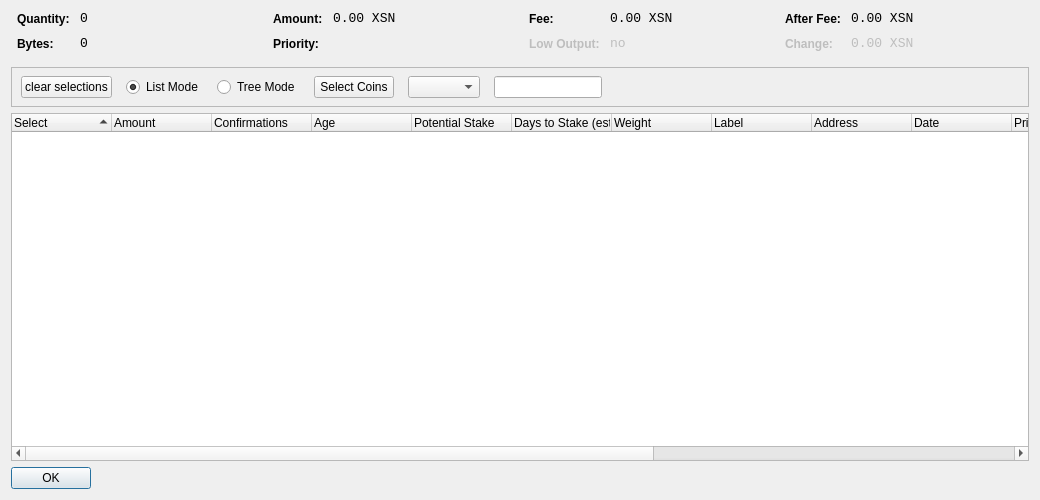
<?xml version="1.0" encoding="UTF-8"?>
<ui version="4.0">
 <class>CoinControlDialog</class>
 <widget class="QDialog" name="CoinControlDialog">
  <property name="geometry">
   <rect>
    <x>0</x>
    <y>0</y>
    <width>1040</width>
    <height>500</height>
   </rect>
  </property>
  <property name="windowTitle">
   <string>Coin Control</string>
  </property>
  <layout class="QVBoxLayout" name="verticalLayout">
   <item>
    <layout class="QHBoxLayout" name="horizontalLayoutTop" stretch="0,0,0,0">
     <property name="topMargin">
      <number>0</number>
     </property>
     <property name="bottomMargin">
      <number>10</number>
     </property>
     <item>
      <layout class="QFormLayout" name="formLayoutCoinControl1">
       <property name="horizontalSpacing">
        <number>10</number>
       </property>
       <property name="verticalSpacing">
        <number>10</number>
       </property>
       <property name="leftMargin">
        <number>6</number>
       </property>
       <property name="rightMargin">
        <number>6</number>
       </property>
       <item row="0" column="0">
        <widget class="QLabel" name="labelCoinControlQuantityText">
         <property name="styleSheet">
          <string notr="true">font-weight:bold;</string>
         </property>
         <property name="text">
          <string>Quantity:</string>
         </property>
        </widget>
       </item>
       <item row="0" column="1">
        <widget class="QLabel" name="labelCoinControlQuantity">
         <property name="font">
          <font>
           <family>Monospace</family>
           <pointsize>10</pointsize>
          </font>
         </property>
         <property name="cursor">
          <cursorShape>IBeamCursor</cursorShape>
         </property>
         <property name="contextMenuPolicy">
          <enum>Qt::ActionsContextMenu</enum>
         </property>
         <property name="text">
          <string>0</string>
         </property>
         <property name="textInteractionFlags">
          <set>Qt::LinksAccessibleByMouse|Qt::TextSelectableByKeyboard|Qt::TextSelectableByMouse</set>
         </property>
        </widget>
       </item>
       <item row="1" column="0">
        <widget class="QLabel" name="labelCoinControlBytesText">
         <property name="styleSheet">
          <string notr="true">font-weight:bold;</string>
         </property>
         <property name="text">
          <string>Bytes:</string>
         </property>
        </widget>
       </item>
       <item row="1" column="1">
        <widget class="QLabel" name="labelCoinControlBytes">
         <property name="font">
          <font>
           <family>Monospace</family>
           <pointsize>10</pointsize>
          </font>
         </property>
         <property name="cursor">
          <cursorShape>IBeamCursor</cursorShape>
         </property>
         <property name="contextMenuPolicy">
          <enum>Qt::ActionsContextMenu</enum>
         </property>
         <property name="text">
          <string>0</string>
         </property>
         <property name="textInteractionFlags">
          <set>Qt::LinksAccessibleByMouse|Qt::TextSelectableByKeyboard|Qt::TextSelectableByMouse</set>
         </property>
        </widget>
       </item>
      </layout>
     </item>
     <item>
      <layout class="QFormLayout" name="formLayoutCoinControl2">
       <property name="horizontalSpacing">
        <number>10</number>
       </property>
       <property name="verticalSpacing">
        <number>10</number>
       </property>
       <property name="leftMargin">
        <number>6</number>
       </property>
       <property name="rightMargin">
        <number>6</number>
       </property>
       <item row="0" column="0">
        <widget class="QLabel" name="labelCoinControlAmountText">
         <property name="styleSheet">
          <string notr="true">font-weight:bold;</string>
         </property>
         <property name="text">
          <string>Amount:</string>
         </property>
        </widget>
       </item>
       <item row="0" column="1">
        <widget class="QLabel" name="labelCoinControlAmount">
         <property name="font">
          <font>
           <family>Monospace</family>
           <pointsize>10</pointsize>
          </font>
         </property>
         <property name="cursor">
          <cursorShape>IBeamCursor</cursorShape>
         </property>
         <property name="contextMenuPolicy">
          <enum>Qt::ActionsContextMenu</enum>
         </property>
         <property name="text">
          <string>0.00 XSN</string>
         </property>
         <property name="textInteractionFlags">
          <set>Qt::LinksAccessibleByMouse|Qt::TextSelectableByKeyboard|Qt::TextSelectableByMouse</set>
         </property>
        </widget>
       </item>
       <item row="1" column="0">
        <widget class="QLabel" name="labelCoinControlPriorityText">
         <property name="styleSheet">
          <string notr="true">font-weight:bold;</string>
         </property>
         <property name="text">
          <string>Priority:</string>
         </property>
        </widget>
       </item>
       <item row="1" column="1">
        <widget class="QLabel" name="labelCoinControlPriority">
         <property name="font">
          <font>
           <family>Monospace</family>
           <pointsize>10</pointsize>
          </font>
         </property>
         <property name="cursor">
          <cursorShape>IBeamCursor</cursorShape>
         </property>
         <property name="contextMenuPolicy">
          <enum>Qt::ActionsContextMenu</enum>
         </property>
         <property name="text">
          <string/>
         </property>
         <property name="textInteractionFlags">
          <set>Qt::LinksAccessibleByMouse|Qt::TextSelectableByKeyboard|Qt::TextSelectableByMouse</set>
         </property>
        </widget>
       </item>
      </layout>
     </item>
     <item>
      <layout class="QFormLayout" name="formLayoutCoinControl3">
       <property name="horizontalSpacing">
        <number>10</number>
       </property>
       <property name="verticalSpacing">
        <number>10</number>
       </property>
       <property name="leftMargin">
        <number>6</number>
       </property>
       <property name="rightMargin">
        <number>6</number>
       </property>
       <item row="0" column="0">
        <widget class="QLabel" name="labelCoinControlFeeText">
         <property name="styleSheet">
          <string notr="true">font-weight:bold;</string>
         </property>
         <property name="text">
          <string>Fee:</string>
         </property>
        </widget>
       </item>
       <item row="0" column="1">
        <widget class="QLabel" name="labelCoinControlFee">
         <property name="font">
          <font>
           <family>Monospace</family>
           <pointsize>10</pointsize>
          </font>
         </property>
         <property name="cursor">
          <cursorShape>IBeamCursor</cursorShape>
         </property>
         <property name="contextMenuPolicy">
          <enum>Qt::ActionsContextMenu</enum>
         </property>
         <property name="text">
          <string>0.00 XSN</string>
         </property>
         <property name="textInteractionFlags">
          <set>Qt::LinksAccessibleByMouse|Qt::TextSelectableByKeyboard|Qt::TextSelectableByMouse</set>
         </property>
        </widget>
       </item>
       <item row="1" column="0">
        <widget class="QLabel" name="labelCoinControlLowOutputText">
         <property name="enabled">
          <bool>false</bool>
         </property>
         <property name="styleSheet">
          <string notr="true">font-weight:bold;</string>
         </property>
         <property name="text">
          <string>Low Output:</string>
         </property>
        </widget>
       </item>
       <item row="1" column="1">
        <widget class="QLabel" name="labelCoinControlLowOutput">
         <property name="enabled">
          <bool>false</bool>
         </property>
         <property name="font">
          <font>
           <family>Monospace</family>
           <pointsize>10</pointsize>
          </font>
         </property>
         <property name="cursor">
          <cursorShape>IBeamCursor</cursorShape>
         </property>
         <property name="contextMenuPolicy">
          <enum>Qt::ActionsContextMenu</enum>
         </property>
         <property name="text">
          <string>no</string>
         </property>
         <property name="textInteractionFlags">
          <set>Qt::LinksAccessibleByMouse|Qt::TextSelectableByKeyboard|Qt::TextSelectableByMouse</set>
         </property>
        </widget>
       </item>
      </layout>
     </item>
     <item>
      <layout class="QFormLayout" name="formLayoutCoinControl4">
       <property name="fieldGrowthPolicy">
        <enum>QFormLayout::AllNonFixedFieldsGrow</enum>
       </property>
       <property name="horizontalSpacing">
        <number>10</number>
       </property>
       <property name="verticalSpacing">
        <number>10</number>
       </property>
       <property name="leftMargin">
        <number>6</number>
       </property>
       <property name="rightMargin">
        <number>6</number>
       </property>
       <item row="0" column="0">
        <widget class="QLabel" name="labelCoinControlAfterFeeText">
         <property name="styleSheet">
          <string notr="true">font-weight:bold;</string>
         </property>
         <property name="text">
          <string>After Fee:</string>
         </property>
        </widget>
       </item>
       <item row="0" column="1">
        <widget class="QLabel" name="labelCoinControlAfterFee">
         <property name="font">
          <font>
           <family>Monospace</family>
           <pointsize>10</pointsize>
          </font>
         </property>
         <property name="cursor">
          <cursorShape>IBeamCursor</cursorShape>
         </property>
         <property name="contextMenuPolicy">
          <enum>Qt::ActionsContextMenu</enum>
         </property>
         <property name="text">
          <string>0.00 XSN</string>
         </property>
         <property name="textInteractionFlags">
          <set>Qt::LinksAccessibleByMouse|Qt::TextSelectableByKeyboard|Qt::TextSelectableByMouse</set>
         </property>
        </widget>
       </item>
       <item row="1" column="0">
        <widget class="QLabel" name="labelCoinControlChangeText">
         <property name="enabled">
          <bool>false</bool>
         </property>
         <property name="styleSheet">
          <string notr="true">font-weight:bold;</string>
         </property>
         <property name="text">
          <string>Change:</string>
         </property>
        </widget>
       </item>
       <item row="1" column="1">
        <widget class="QLabel" name="labelCoinControlChange">
         <property name="enabled">
          <bool>false</bool>
         </property>
         <property name="font">
          <font>
           <family>Monospace</family>
           <pointsize>10</pointsize>
          </font>
         </property>
         <property name="cursor">
          <cursorShape>IBeamCursor</cursorShape>
         </property>
         <property name="contextMenuPolicy">
          <enum>Qt::ActionsContextMenu</enum>
         </property>
         <property name="text">
          <string>0.00 XSN</string>
         </property>
         <property name="textInteractionFlags">
          <set>Qt::LinksAccessibleByMouse|Qt::TextSelectableByKeyboard|Qt::TextSelectableByMouse</set>
         </property>
        </widget>
       </item>
      </layout>
     </item>
    </layout>
   </item>
   <item>
    <widget class="QFrame" name="frame">
     <property name="minimumSize">
      <size>
       <width>0</width>
       <height>40</height>
      </size>
     </property>
     <property name="frameShape">
      <enum>QFrame::StyledPanel</enum>
     </property>
     <property name="frameShadow">
      <enum>QFrame::Sunken</enum>
     </property>
     <widget class="QWidget" name="horizontalLayoutWidget">
      <property name="geometry">
       <rect>
        <x>10</x>
        <y>0</y>
        <width>781</width>
        <height>41</height>
       </rect>
      </property>
      <layout class="QHBoxLayout" name="horizontalLayoutPanel" stretch="0,0,0,0,0,0,0">
       <property name="spacing">
        <number>14</number>
       </property>
       <item>
        <widget class="QPushButton" name="pushButtonSelectAll">
         <property name="sizePolicy">
          <sizepolicy hsizetype="Maximum" vsizetype="Fixed">
           <horstretch>0</horstretch>
           <verstretch>0</verstretch>
          </sizepolicy>
         </property>
         <property name="text">
          <string>clear selections</string>
         </property>
        </widget>
       </item>
       <item>
        <widget class="QRadioButton" name="radioListMode">
         <property name="sizePolicy">
          <sizepolicy hsizetype="Maximum" vsizetype="Fixed">
           <horstretch>0</horstretch>
           <verstretch>0</verstretch>
          </sizepolicy>
         </property>
         <property name="text">
          <string>List Mode</string>
         </property>
         <property name="checked">
          <bool>true</bool>
         </property>
        </widget>
       </item>
       <item>
        <widget class="QRadioButton" name="radioTreeMode">
         <property name="sizePolicy">
          <sizepolicy hsizetype="Maximum" vsizetype="Fixed">
           <horstretch>0</horstretch>
           <verstretch>0</verstretch>
          </sizepolicy>
         </property>
         <property name="text">
          <string>Tree Mode</string>
         </property>
        </widget>
       </item>
       <item>
        <widget class="QPushButton" name="pushButtonCustomCC">
         <property name="text">
          <string>Select Coins</string>
         </property>
        </widget>
       </item>
       <item>
        <widget class="QComboBox" name="QComboBoxFilterCoins"/>
       </item>
       <item>
        <widget class="QLineEdit" name="lineEditCustomCC">
         <property name="enabled">
          <bool>true</bool>
         </property>
         <property name="sizePolicy">
          <sizepolicy hsizetype="Fixed" vsizetype="Fixed">
           <horstretch>0</horstretch>
           <verstretch>0</verstretch>
          </sizepolicy>
         </property>
         <property name="baseSize">
          <size>
           <width>50</width>
           <height>0</height>
          </size>
         </property>
        </widget>
       </item>
       <item>
        <spacer name="horizontalSpacer">
         <property name="orientation">
          <enum>Qt::Horizontal</enum>
         </property>
         <property name="sizeHint" stdset="0">
          <size>
           <width>40</width>
           <height>20</height>
          </size>
         </property>
        </spacer>
       </item>
      </layout>
     </widget>
    </widget>
   </item>
   <item>
    <widget class="CoinControlTreeWidget" name="treeWidget">
     <property name="contextMenuPolicy">
      <enum>Qt::CustomContextMenu</enum>
     </property>
     <property name="sortingEnabled">
      <bool>false</bool>
     </property>
     <property name="columnCount">
      <number>16</number>
     </property>
     <attribute name="headerShowSortIndicator" stdset="0">
      <bool>true</bool>
     </attribute>
     <attribute name="headerStretchLastSection">
      <bool>false</bool>
     </attribute>
     <column>
      <property name="text">
       <string>Select</string> /** checkbox **/
      </property>
     </column>
     <column>
      <property name="text">
       <string>Amount</string> /** amount **/
      </property>
     </column>
     <column>
      <property name="text">
       <string>Confirmations</string> /** confs **/
      </property>
      <property name="toolTip">
       <string>Confirmed</string>
      </property>
     </column>
     <column>
      <property name="text">
       <string>Age</string> /** age **/
      </property>
     </column>
	 
	 <column>
      <property name="text">
       <string>Potential Stake</string> /** potential stake **/
      </property>
     </column>
	 <column>
      <property name="text">
       <string>Days to Stake (est.)</string> /** stake time estimate **/
      </property>
     </column>
     <column>
      <property name="text">
       <string>Weight</string> /** weight **/
      </property>
     </column>
     <column>
      <property name="text">
       <string>Label</string> /** label **/
      </property>
     </column>
     <column>
      <property name="text">
       <string>Address</string> /** address **/
      </property>
     </column>
     <column>
      <property name="text">
       <string>Date</string> /** date **/
      </property>
     </column>
     <column>
      <property name="text">
       <string>Priority</string> /** priority **/
      </property>
     </column>
	 <column>
      <property name="text"> /** age int 64 invisible **/
       <string/>
      </property>
     </column>
	 <column>
      <property name="text"> /** pot stake int 64 invisible **/
       <string/>
      </property>
     </column>
     <column>
      <property name="text">
       <string/>
      </property>
     </column>
     <column>
      <property name="text">
       <string/>
      </property>
     </column>
     <column>
      <property name="text">
       <string/>
      </property>
     </column>
     <column>
      <property name="text">
       <string/>
      </property>
     </column>
    </widget>
   </item>
   <item>
    <widget class="QDialogButtonBox" name="buttonBox">
     <property name="sizePolicy">
      <sizepolicy hsizetype="Maximum" vsizetype="Fixed">
       <horstretch>0</horstretch>
       <verstretch>0</verstretch>
      </sizepolicy>
     </property>
     <property name="orientation">
      <enum>Qt::Horizontal</enum>
     </property>
     <property name="standardButtons">
      <set>QDialogButtonBox::Ok</set>
     </property>
    </widget>
   </item>
  </layout>
 </widget>
 <customwidgets>
  <customwidget>
   <class>CoinControlTreeWidget</class>
   <extends>QTreeWidget</extends>
   <header>coincontroltreewidget.h</header>
  </customwidget>
 </customwidgets>
 <resources/>
 <connections/>
</ui>
